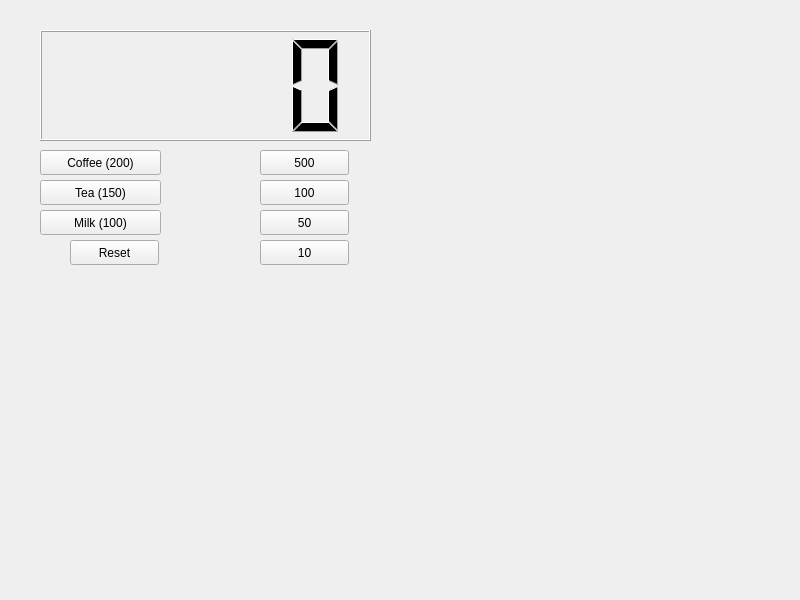
<?xml version="1.0" encoding="UTF-8"?>
<ui version="4.0">
 <class>Widget</class>
 <widget class="QWidget" name="Widget">
  <property name="geometry">
   <rect>
    <x>0</x>
    <y>0</y>
    <width>800</width>
    <height>600</height>
   </rect>
  </property>
  <property name="windowTitle">
   <string>Widget</string>
  </property>
  <widget class="QLCDNumber" name="lcdNumber">
   <property name="geometry">
    <rect>
     <x>40</x>
     <y>30</y>
     <width>331</width>
     <height>111</height>
    </rect>
   </property>
  </widget>
  <widget class="QPushButton" name="pbCoin500">
   <property name="geometry">
    <rect>
     <x>260</x>
     <y>150</y>
     <width>89</width>
     <height>25</height>
    </rect>
   </property>
   <property name="text">
    <string>500</string>
   </property>
  </widget>
  <widget class="QPushButton" name="pbCoin100">
   <property name="geometry">
    <rect>
     <x>260</x>
     <y>180</y>
     <width>89</width>
     <height>25</height>
    </rect>
   </property>
   <property name="text">
    <string>100</string>
   </property>
  </widget>
  <widget class="QPushButton" name="pbCoin50">
   <property name="geometry">
    <rect>
     <x>260</x>
     <y>210</y>
     <width>89</width>
     <height>25</height>
    </rect>
   </property>
   <property name="text">
    <string>50</string>
   </property>
  </widget>
  <widget class="QPushButton" name="pbCoin10">
   <property name="geometry">
    <rect>
     <x>260</x>
     <y>240</y>
     <width>89</width>
     <height>25</height>
    </rect>
   </property>
   <property name="text">
    <string>10</string>
   </property>
  </widget>
  <widget class="QPushButton" name="pbCoffee">
   <property name="geometry">
    <rect>
     <x>40</x>
     <y>150</y>
     <width>121</width>
     <height>25</height>
    </rect>
   </property>
   <property name="text">
    <string>Coffee (200)</string>
   </property>
  </widget>
  <widget class="QPushButton" name="pbTea">
   <property name="geometry">
    <rect>
     <x>40</x>
     <y>180</y>
     <width>121</width>
     <height>25</height>
    </rect>
   </property>
   <property name="text">
    <string>Tea (150)</string>
   </property>
  </widget>
  <widget class="QPushButton" name="pbMilk">
   <property name="enabled">
    <bool>true</bool>
   </property>
   <property name="geometry">
    <rect>
     <x>40</x>
     <y>210</y>
     <width>121</width>
     <height>25</height>
    </rect>
   </property>
   <property name="text">
    <string>Milk (100)</string>
   </property>
  </widget>
  <widget class="QPushButton" name="pbReset">
   <property name="geometry">
    <rect>
     <x>70</x>
     <y>240</y>
     <width>89</width>
     <height>25</height>
    </rect>
   </property>
   <property name="text">
    <string>Reset</string>
   </property>
  </widget>
 </widget>
 <resources/>
 <connections/>
</ui>
